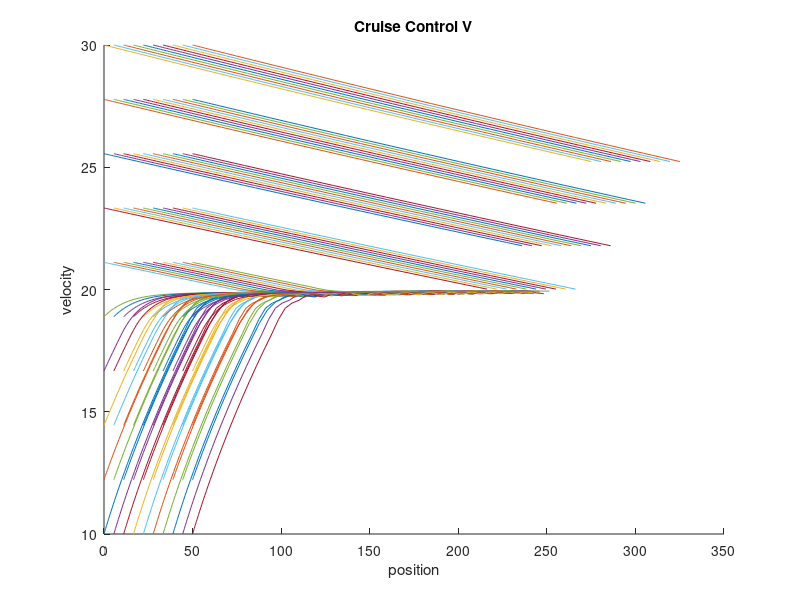
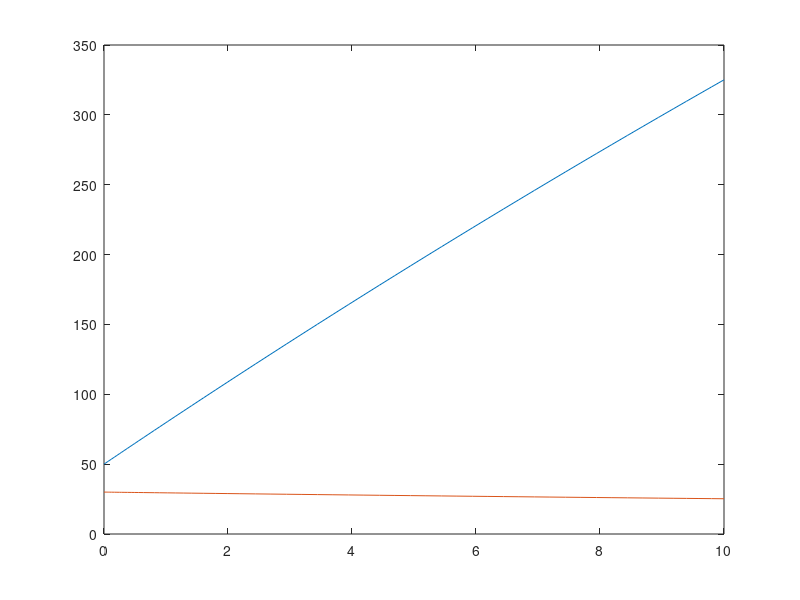

Recreate these plots in MATLAB, in order.
function hw2_2_2
    y1 = linspace(0,50,10);
    y2 = linspace(10,30,10);
    figure; hold on;
    for i = (1:10)
        for (j=1:10)
            [t,x] = ode45(@cruise,[0 10],[y1(i); y2(j)]);
            plot(x(:,1),x(:,2));
        end
    end
    title('Cruise Control V');
    xlabel('position'); ylabel('velocity');
    figure; plot(t,x);
    
end

% y(1)=x,y(2)=v
function dy = cruise(t,y)
    m=1000; alpha=16; g=9.8;
    rho=1.3; Cd=.32; A=2.4; Tm=190; wm=420; beta=.4; Cr=0.01;
    T = @(v) Tm*(1-beta*(alpha*v/wm-1)^2);
    dy = zeros(2,1);
    dy(1) = y(2);
    dy(2) = alpha*u(y(2),t)*T(y(2))/m - g*Cr*sign(y(2)) - rho*Cd*A*y(2)^2/2/m;
end

function y = u(v,t)
    kp=.5; ki=.1; vref=20;
    y = kp*(vref-v)+ki*(vref-v)*t;
    y = max(y,0);
    y = min(y,1);
end